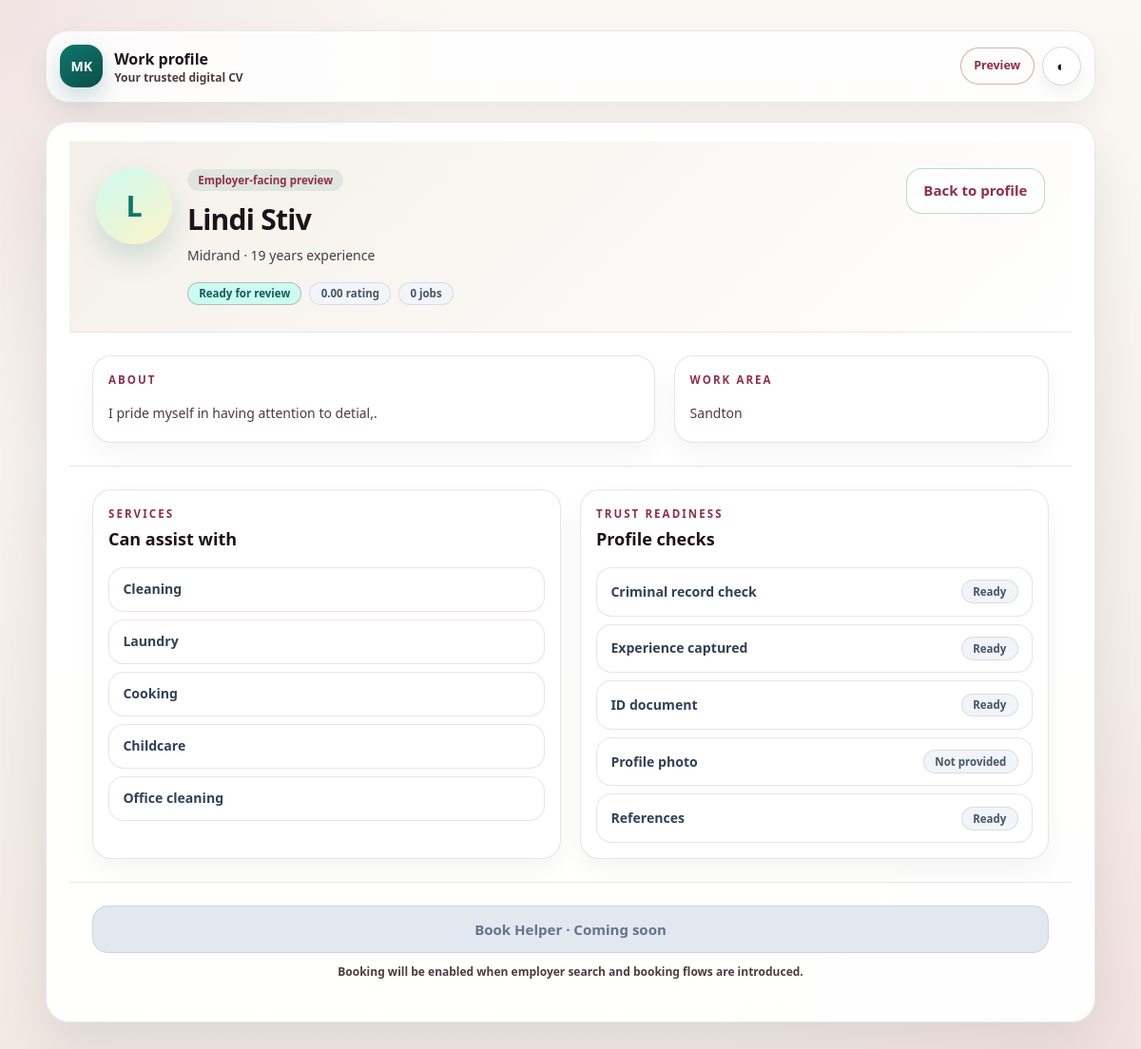
The page /helpers/profile/preview/ (signed in) on the database its author committed.
### helpers/models.py (models this page shows, shortened)
class HelperProfile(models.Model):
    class TrustStatus(models.TextChoices):
        NEW = "NEW", "New"
        PROFILE_STARTED = "PROFILE_STARTED", "Profile started"
        READY_FOR_REVIEW = "READY_FOR_REVIEW", "Ready for review"
        VERIFIED = "VERIFIED", "Verified"
        SUSPENDED = "SUSPENDED", "Suspended"
    user = models.OneToOneField(settings.AUTH_USER_MODEL, on_delete=models.CASCADE, related_name="helper_profile")
    display_name = models.CharField(max_length=120, blank=True)
    profile_photo = models.FileField(upload_to="helpers/profile_photos/", blank=True, null=True)
    location = models.CharField(max_length=255, blank=True)
    location_locality = models.ForeignKey(
        "locations.Locality",
        on_delete=models.SET_NULL,
        null=True,
        blank=True,
        related_name="helper_profiles",
    )
    preferred_work_area = models.CharField(max_length=255, blank=True)
    preferred_work_area_locality = models.ForeignKey(
        "locations.Locality",
        on_delete=models.SET_NULL,
        null=True,
        blank=True,
        related_name="helper_work_area_profiles",
    )
    bio = models.TextField(blank=True)
    years_experience = models.PositiveSmallIntegerField(default=0)
    availability_summary = models.CharField(max_length=255, blank=True)
    is_active = models.BooleanField(default=True)
    is_profile_complete = models.BooleanField(default=False)
    is_verified = models.BooleanField(default=False)
    trust_status = models.CharField(max_length=24, choices=TrustStatus.choices, default=TrustStatus.NEW)
    profile_completion_percent = models.PositiveSmallIntegerField(default=0)
    average_rating = models.DecimalField(max_digits=3, decimal_places=2, default=0)
    completed_jobs = models.PositiveIntegerField(default=0)
    created_at = models.DateTimeField(auto_now_add=True)
    updated_at = models.DateTimeField(auto_now=True)
    class Meta:
        indexes = [
            models.Index(fields=["is_active", "is_profile_complete"]),
            models.Index(fields=["trust_status"]),
            models.Index(fields=["location"]),
        ]

class ServiceCategory(models.Model):
    name = models.CharField(max_length=80, unique=True)
    slug = models.SlugField(max_length=120, unique=True)
    description = models.TextField(blank=True)
    is_active = models.BooleanField(default=True)
    sort_order = models.PositiveSmallIntegerField(default=0)
    created_at = models.DateTimeField(auto_now_add=True)
    updated_at = models.DateTimeField(auto_now=True)
    class Meta:
        ordering = ["sort_order", "name"]

class HelperTrustSignal(models.Model):
    class SignalType(models.TextChoices):
        ID_DOCUMENT = "ID_DOCUMENT", "ID document"
        CRIMINAL_RECORD_CHECK = "CRIMINAL_RECORD_CHECK", "Criminal record check"
        REFERENCES = "REFERENCES", "References"
        EXPERIENCE_CAPTURED = "EXPERIENCE_CAPTURED", "Experience captured"
        PROFILE_PHOTO = "PROFILE_PHOTO", "Profile photo"
    class SignalStatus(models.TextChoices):
        NOT_PROVIDED = "NOT_PROVIDED", "Not provided"
        READY = "READY", "Ready"
        PENDING_REVIEW = "PENDING_REVIEW", "Pending review"
        APPROVED = "APPROVED", "Approved"
        REJECTED = "REJECTED", "Rejected"
    helper = models.ForeignKey(HelperProfile, on_delete=models.CASCADE, related_name="trust_signals")
    signal_type = models.CharField(max_length=40, choices=SignalType.choices)
    status = models.CharField(max_length=20, choices=SignalStatus.choices, default=SignalStatus.NOT_PROVIDED)
    notes = models.CharField(max_length=255, blank=True)
    created_at = models.DateTimeField(auto_now_add=True)
    updated_at = models.DateTimeField(auto_now=True)
    class Meta:
        unique_together = ("helper", "signal_type")
        ordering = ["signal_type"]

### helpers/views.py (the view)
# urls.py: path("profile/preview/", views.profile_preview, name="profile_preview"),
@login_required
@require_http_methods(["GET"])
def profile_preview(request):
    guard = _helper_access_guard(request)
    if guard:
        return guard
    profile = get_helper_profile_for_user(request.user)
    if not profile:
        return redirect("helpers:profile_incomplete")
    context = get_helper_profile_preview_context(profile)
    return render(request, "helpers/profile_preview.html", context)

### accounts/models.py (called while the page is built)
    @property
    def is_helper(self):
        return self.role == self.Role.HELPER

### helpers/selectors/helper_selectors.py (called while the page is built)
def get_helper_profile_for_user(user):
    return HelperProfile.objects.filter(user=user).first()

def get_helper_skills(helper_profile):
    return HelperSkill.objects.filter(helper=helper_profile).select_related("category")

def get_helper_trust_signals(helper_profile):
    return HelperTrustSignal.objects.filter(helper=helper_profile)

def get_helper_profile_preview_context(helper_profile):
    skills = list(get_helper_skills(helper_profile))
    trust_signals = list(get_helper_trust_signals(helper_profile))
    return {
        "helper": helper_profile,
        "skills": skills,
        "trust_signals": trust_signals,
        "services": [skill.category.name for skill in skills],
    }

### helpers/views.py (called while the page is built)
def _helper_access_guard(request):
    if not request.user.is_authenticated:
        return redirect("accounts:login")
    if not getattr(request.user, "is_helper", False):
        return redirect("onboarding:start")
    if not request.user.is_onboarding_complete:
        return redirect("onboarding:start")
    return None

### helpers/templates/helpers/profile_preview.html (shortened to what this page needs)
{% extends "base/base_helpers.html" %}
{% block content %}
<section class="mk-preview-hero">
  <div class="flex flex-col gap-5 sm:flex-row sm:items-start sm:justify-between">
    <div class="flex items-start gap-4">
      <div class="mk-avatar-xl">{{ helper.display_name|slice:":1" }}</div>
      <div>
        <span class="mk-success-chip">Employer-facing preview</span>
        <h1 class="mt-3 text-2xl font-bold tracking-tight text-slate-950 dark:text-white sm:text-3xl">{{ helper.display_name }}</h1>
        <p class="mt-2 text-sm leading-6 text-mk-muted dark:text-slate-400">{{ helper.location }} · {{ helper.years_experience }} years experience</p>
        <div class="mt-4 flex flex-wrap gap-2">
          <span class="mk-chip">{{ helper.get_trust_status_display }}</span>
          <span class="mk-chip-muted">{{ helper.average_rating }} rating</span>
          <span class="mk-chip-muted">{{ helper.completed_jobs }} jobs</span>
        </div>
      </div>
    </div>
    <a href="{% url 'helpers:profile_detail' %}" class="mk-btn-secondary shrink-0 text-center">Back to profile</a>
  </div>
</section>
<section class="grid gap-5 border-t border-mk-border p-5 dark:border-slate-800 sm:p-6 lg:grid-cols-[1.2fr_0.8fr]">
  <div class="mk-section-card">
    <p class="mk-eyebrow">About</p>
    <p class="mt-3 text-sm leading-7 text-slate-700 dark:text-slate-300">{{ helper.bio|default:"This helper is still completing their work profile. A stronger profile bio will help employers understand experience, strengths, and preferred work." }}</p>
  </div>
  <div class="mk-section-card">
    <p class="mk-eyebrow">Work area</p>
    <p class="mt-3 text-sm leading-7 text-slate-700 dark:text-slate-300">{{ helper.preferred_work_area|default:helper.location|default:"Preferred work area not captured yet." }}</p>
  </div>
</section>
<section class="grid gap-5 border-t border-mk-border p-5 dark:border-slate-800 sm:p-6 lg:grid-cols-2">
  <div class="mk-section-card">
    <div class="flex items-center justify-between gap-3">
      <div>
        <p class="mk-eyebrow">Services</p>
        <h2 class="mt-1 text-lg font-bold text-slate-950 dark:text-white">Can assist with</h2>
      </div>
    </div>
    <ul class="mt-4 grid gap-2 text-sm">
      {% for service in services %}
      <li class="mk-list-item"><span>{{ service }}</span></li>
      {% empty %}
      <li class="mk-empty-line">No services listed yet.</li>
      {% endfor %}
    </ul>
  </div>
  <div class="mk-section-card">
    <div class="flex items-center justify-between gap-3">
      <div>
        <p class="mk-eyebrow">Trust readiness</p>
        <h2 class="mt-1 text-lg font-bold text-slate-950 dark:text-white">Profile checks</h2>
      </div>
    </div>
    <ul class="mt-4 grid gap-2 text-sm">
      {% for signal in trust_signals %}
      <li class="mk-list-item"><span>{{ signal.get_signal_type_display }}</span><span class="mk-chip-muted">{{ signal.get_status_display }}</span></li>
      {% empty %}
      <li class="mk-empty-line">No trust signals yet.</li>
      {% endfor %}
    </ul>
  </div>
</section>
<section class="border-t border-mk-border p-5 dark:border-slate-800 sm:p-6">
  <button type="button" disabled class="mk-btn-disabled w-full">Book Helper · Coming soon</button>
  <p class="mt-3 text-center text-xs font-semibold text-mk-muted dark:text-slate-400">Booking will be enabled when employer search and booking flows are introduced.</p>
</section>
{% endblock %}

### website/static/website/css/mk-tokens.css (style rules this page uses)
:root { --mk-maroon-soft: #F1ADC3; --mk-maroon-primary: #8F2F4D; --mk-maroon-deep: #5F1F34; --beige-50: #FBF8F4; --beige-100: #F2E9E2; --mk-surface: #FFFDFC; --mk-surface-soft: #FFFFFF; --mk-text: #1F1218; --mk-muted: #4F3A42; --mk-subtext: #5C4650; --mk-border: rgba(95, 31, 52, 0.12); --mk-layout-max: 88rem; --mk-layout-gutter: 1rem; --mk-shell-max: 105rem; --mk-primary: var(--mk-maroon-primary); --mk-primary-dark: var(--mk-maroon-deep); --mk-secondary: var(--beige-100); --mk-accent: var(--mk-maroon-soft); --mk-bg: var(--beige-50); --mk-success: #2D6A4F; --mk-warning: #B45309; --mk-danger: #B91C1C; --mk-ink: var(--mk-maroon-deep); --mk-nav-bg: rgba(251, 248, 244, 0.92); --mk-shadow-soft: 0 14px 34px rgba(95, 31, 52, 0.08); --mk-shadow-lift: 0 22px 56px rgba(95, 31, 52, 0.12); }

### website/static/website/css/mk-portal.css (style rules this page uses)
html[data-theme="light"] .dark\:text-white, html[data-theme="light"] .dark\:text-slate-100, html[data-theme="light"] .dark\:text-slate-200 { color: var(--mk-text) !important; }
html[data-theme="light"] .dark\:text-slate-300, html[data-theme="light"] .dark\:text-slate-400, html[data-theme="light"] .dark\:text-slate-500 { color: var(--mk-muted) !important; }
* { box-sizing: border-box; }
a { text-decoration: none; }
.mk-body { background: radial-gradient(circle at top left, color-mix(in srgb, var(--mk-maroon-primary) 10%, transparent), transparent 30rem), radial-gradient(circle at bottom right, color-mix(in srgb, var(--mk-maroon-soft) 12%, transparent), transparent 28rem), linear-gradient(180deg, var(--mk-bg) 0%, var(--beige-100) 100%); }
.mk-top-link, .mk-icon-button, .mk-mini-link, .mk-chip, .mk-chip-muted { display: inline-flex; align-items: center; justify-content: center; border-radius: 9999px; font-weight: 700; }
.mk-eyebrow, .mk-hero-kicker { font-size: 0.72rem; font-weight: 800; letter-spacing: 0.14em; text-transform: uppercase; color: var(--mk-primary); }
.mk-stat, .mk-stat-link, .mk-list-item { border-radius: 1rem; border: 1px solid var(--mk-border); background: var(--mk-surface); padding: 0.85rem; }
.mk-list-item { display: flex; align-items: center; justify-content: space-between; gap: 0.75rem; font-size: 0.88rem; font-weight: 600; color: var(--mk-text); }
.mk-chip, .mk-chip-muted, .mk-badge, .mk-badge-neutral, .mk-badge-success, .mk-badge-warning, .mk-badge-danger { padding: 0.32rem 0.68rem; font-size: 0.72rem; font-weight: 800; border-radius: 9999px; display: inline-flex; align-items: center; }
.mk-chip, .mk-badge { background: color-mix(in srgb, var(--mk-primary) 14%, var(--mk-surface)); color: var(--mk-primary-dark); border: 1px solid color-mix(in srgb, var(--mk-primary) 22%, var(--mk-border)); }
.mk-chip-muted, .mk-badge-neutral { background: var(--mk-secondary); color: var(--mk-muted); border: 1px solid var(--mk-border); }
.mk-mini-link, .mk-btn-primary, .mk-btn-secondary, .mk-btn-ghost { min-height: 2.95rem; border-radius: 1rem; font-size: 0.88rem; font-weight: 800; }
.mk-btn-primary, .mk-btn-secondary, .mk-btn-ghost { display: inline-flex; align-items: center; justify-content: center; padding: 0.72rem 1rem; cursor: pointer; }
.mk-btn-secondary { background: var(--mk-surface); color: var(--mk-primary); border: 1px solid color-mix(in srgb, var(--mk-primary) 28%, var(--mk-border)); }

### website/static/website/css/public_app.css (style rules this page uses)
* { box-sizing: border-box; }
html { color-scheme: light; }
body { margin: 0; overflow-x: hidden; background: var(--mk-bg); color: var(--mk-text); font-size: 15px; font-feature-settings: "cv02", "cv03", "cv04", "cv11"; text-rendering: optimizeLegibility; }
a { color: inherit; text-decoration: none; }
.mk-muted, .text-mk-muted { color: var(--mk-muted); font-size: 0.8125rem; line-height: 1.5; }
html[data-theme="light"] label, html[data-theme="light"] .text-mk-text { color: var(--mk-text); }
html[data-theme="light"] .text-mk-muted, html[data-theme="light"] .mk-body-copy, html[data-theme="light"] .mk-muted { color: var(--mk-muted); }
.mk-btn-primary, .mk-btn-secondary, .mk-btn-dark, .mk-btn-ghost { display: inline-flex; align-items: center; justify-content: center; min-height: 48px; border-radius: 1rem; padding: 0.85rem 1.15rem; font-size: 0.9rem; font-weight: 800; line-height: 1.2rem; text-align: center; transition: transform 0.18s ease, background-color 0.18s ease, border-color 0.18s ease, color 0.18s ease, box-shadow 0.18s ease; }
.mk-btn-secondary { background: var(--mk-surface); color: var(--mk-primary); border: 1px solid color-mix(in srgb, var(--mk-primary) 32%, var(--mk-border)); }

### rows shown on the page
HelperProfile: display_name "L", display_name "Lindi Stiv", location "Midrand", years_experience "19", trust_status "Ready for review", average_rating "0.00", completed_jobs "0", bio "I pride myself in having attention to detial,.", preferred_work_area "Sandton"
ServiceCategory: services "Cleaning"
ServiceCategory: services "Laundry"
ServiceCategory: services "Cooking"
ServiceCategory: services "Childcare"
ServiceCategory: services "Office cleaning"
HelperTrustSignal: signal_type "Criminal record check", status "Ready"
HelperTrustSignal: signal_type "Experience captured", status "Ready"
HelperTrustSignal: signal_type "ID document", status "Ready"
HelperTrustSignal: signal_type "Profile photo", status "Not provided"
HelperTrustSignal: signal_type "References", status "Ready"
